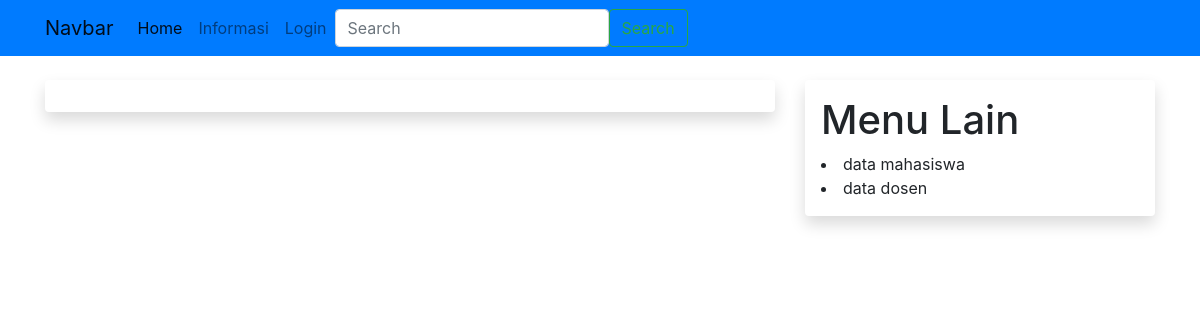
Page /agenda on the earlier database version.
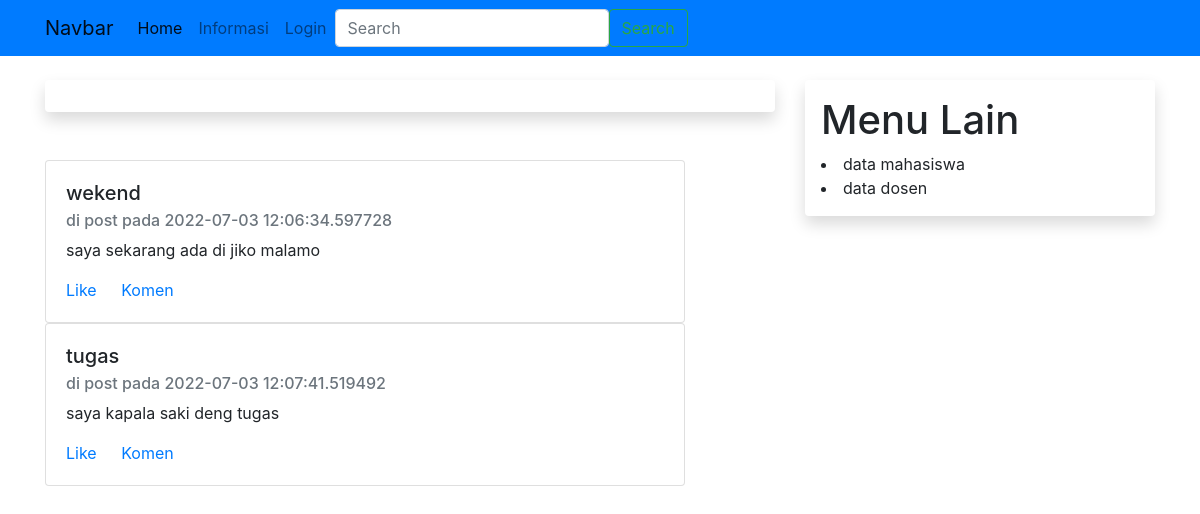
Same page on the later database version.
### sim/models.py (models this page shows, shortened)
class Agenda_info(db.Model):
    id= db.Column(db.Integer, primary_key=True)
    subjek =db.Column(db.String(100), nullable=False)
    caption =db.Column(db.String(300), nullable=False)
    tgl_post = db.Column(db.DateTime, nullable=False, default=datetime.utcnow)

### sim/mahasiswa/routes.py (the view)
@rmahasiswa.route("/agenda", methods=['GET','POST'])
def informasi():
    info_agenda = Agenda_info.query.all()
    return render_template("agenda_info.html",info=info_agenda)

### sim/templates/agenda_info.html
{% extends "base.html" %}
{% block konten %}
{% for data in info %}
<div class="card" style="width: 40em;">
   <div class="card-body">
     <h5 class="card-title">{{data.subjek}} </h5>
     <h6 class="card-subtitle mb-2 text-muted">di post pada {{data.tgl_post}} </h6>
     <p class="card-text"> {{data.caption}} </p>
     <a href="#" class="card-link">Like</a>
     <a href="#" class="card-link">Komen</a>
   </div>
 </div>
{% endfor %}
{% endblock %}

### sim/templates/base.html (shortened to what this page needs)
<!DOCTYPE html>
<html>
<head>
    <link rel="stylesheet" type="text/css" href="{{url_for('static',filename="css/bootstrap.min.css")}}">
    <link rel="stylesheet" type="text/css" href="{{url_for('static',filename="css/style.css")}}">
</head>
<body>
  <nav class="navbar navbar-expand-lg navbar-light bg-primary">
    <div class="container">
          <a class="navbar-brand" href="#">Navbar</a>
          <div class="collapse navbar-collapse" id="navbarSupportedContent">
            <ul class="navbar-nav me-auto mb-2 mb-lg-0">
              <li class="nav-item">
                <a class="nav-link active" aria-current="page" href="{{url_for('rmahasiswa.rumah')}}">Home</a>
              </li>
              <li class="nav-item">
                <a class="nav-link" href="{{url_for("rmahasiswa.informasi")}}">Informasi</a>
              </li>
              {% if current_user.is_authenticated %}
              <li class="nav-item">
                <a class="nav-link" href="{{url_for("rmahasiswa.agenda_inf")}}">Posting</a>
              </li>
              {% else %}
              <li class="nav-item">
                  <a class="nav-link" href="{{url_for("rmahasiswa.login")}}">Login</a></li>
              {%endif%}
            </ul>
            <form class="d-flex">
              <input class="form-control me-2" type="search" placeholder="Search" aria-label="Search">
              <button class="btn btn-outline-success" type="submit">Search</button>
            </form>
          </div>
        </div>
      </nav>
      <div class="container mt-4">
        <div class="row">
          <div class="col-md-8">
            <div class="shadow p-3 mb-5 bg- rounded">
            </div>
            {% block konten %}
            {% endblock %}
        </div>
        <div class="col-md-4">
        <div class="shadow p-3 mb-5 bg- rounded">
          {% if current_user.is_authenticated %}
          <div class="card" style="width: 19rem;">
            <img src="{{url_for('static', filename= 'foto/'+current_user.foto )}} " class="card-img-top" alt="...">
            <div class="card-body">
              <h5 class="card-title">{{current_user.nama}}</h5>
              <p class="card-text">{{current_user.email}}</p>
            </div>
            <ul class="list-group list-group-flush">
              <li class="list-group-item"><a href="{{url_for('rmahasiswa.akun')}}">dashboard</a> </li>
              <li class="list-group-item">Ed</li>
              <li class="list-group-item">
                <a href="{{url_for('rmahasiswa.laporan')}}">lapor</a>
              </li>
            </ul>
            <div class="card-body">
              <a href="{{url_for('rmahasiswa.edit')}}" class="card-link">Update Profil</a>
              <a href="{{url_for('rmahasiswa.keluar')}}" class="card-link">Keluar</a>
            </div>
          </div>
          {% else %}
          <h1>Menu Lain</h1>
          <li>data mahasiswa</li>
          <li>data dosen</li>
          {% endif %}
          </div>
        </div>
      </div>
    </div>
  </body>
</html>

Differences in the rows shown:
added Agenda_info: subjek "wekend", tgl_post "2022-07-03 12:06:34.597728", caption "saya sekarang ada di jiko malamo"
added Agenda_info: subjek "tugas", tgl_post "2022-07-03 12:07:41.519492", caption "saya kapala saki deng tugas"
